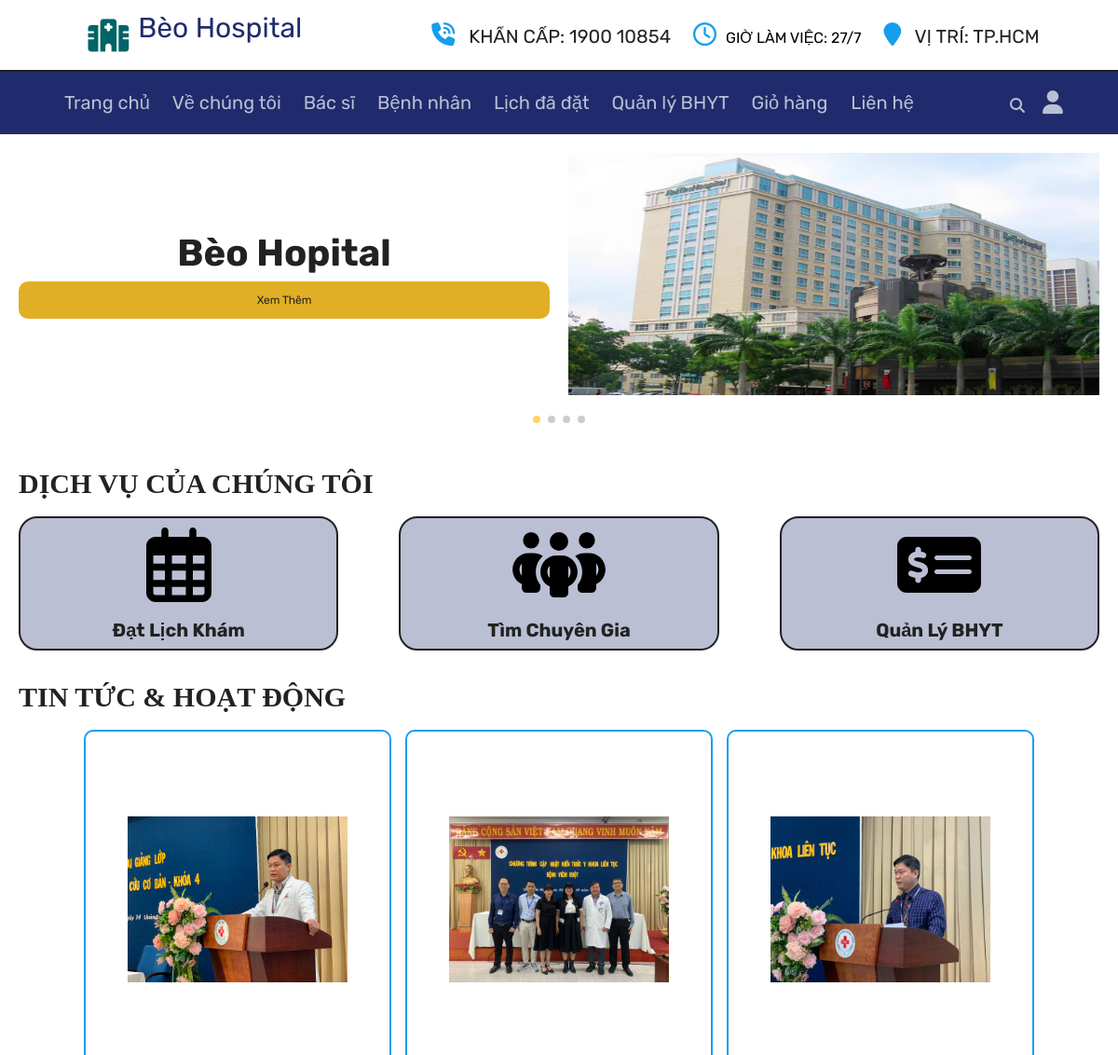
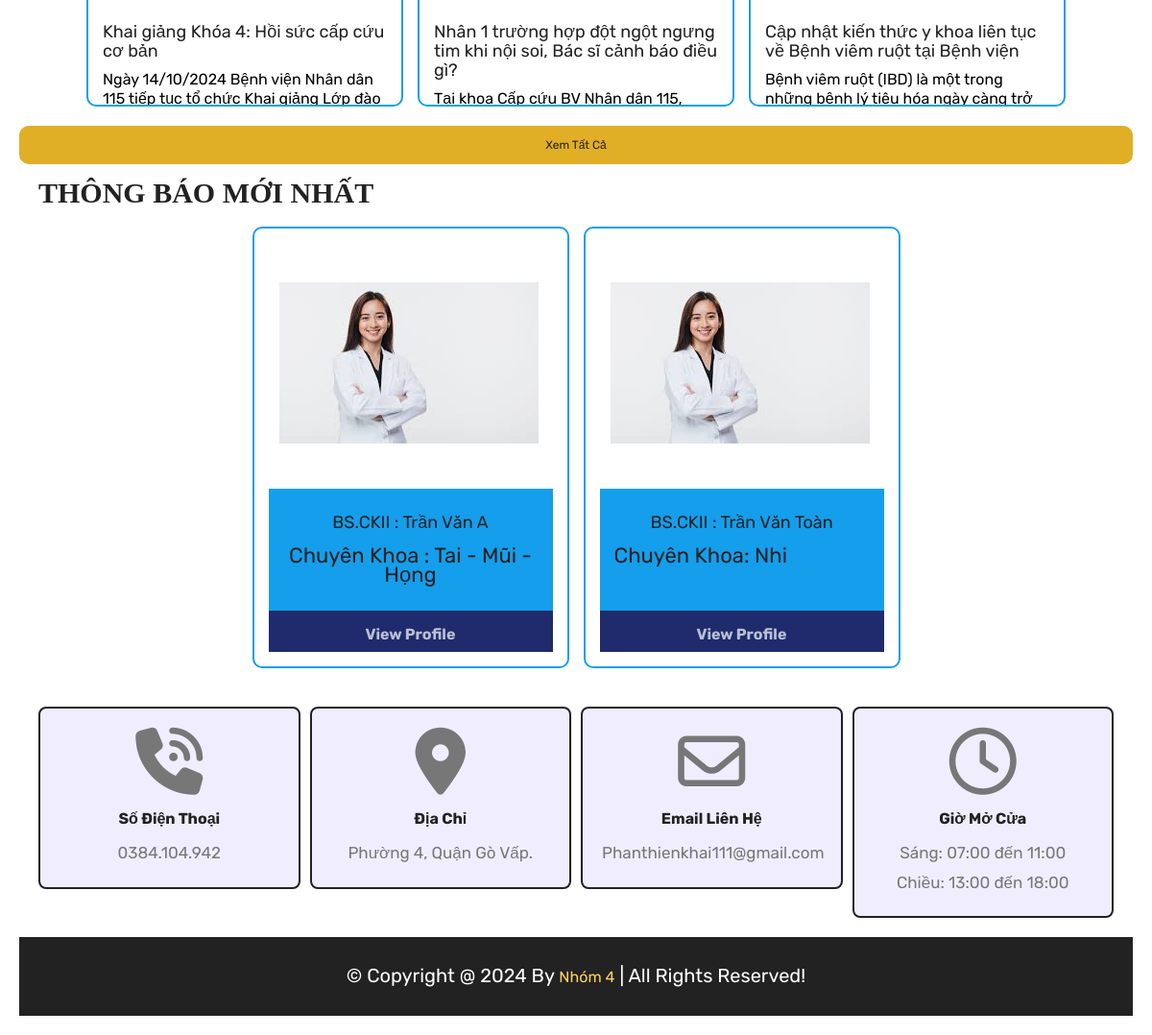
The app's page /home.php with its own data (2 pictures, top to bottom).
### tables this page shows
CREATE TABLE `tintuc` (
  `id` int(1) NOT NULL,
  `imge` text NOT NULL,
  `name` text NOT NULL,
  `name1` text NOT NULL
);

CREATE TABLE `bacsi` (
  `id` int(11) NOT NULL,
  `imge` text NOT NULL,
  `ten` text NOT NULL,
  `chuyenkhoa` text NOT NULL
);

### home.php (the view, shortened to what this page needs)
<?php
include 'components/connect.php';
?>
<!DOCTYPE html>
<html lang="en">
<head>
   <link rel="stylesheet" href="https://unpkg.com/swiper@8/swiper-bundle.min.css" />
   <link rel="stylesheet" href="https://cdnjs.cloudflare.com/ajax/libs/font-awesome/6.1.1/css/all.min.css">
   <link rel="stylesheet" href="css/style.css">
</head>
<body>
   <?php include 'components/user_header.php'; ?>
   <section class="hero">
      <div class="swiper hero-slider">
         <div class="swiper-wrapper">
            <div class="swiper-slide slide">
               <div class="content">
                  <h3>Bèo Hopital</h3>
                  <a href="./product.php" class="btn">Xem thêm</a>
               </div>
               <div class="image">
                  <img src="imgs/Raffles_Hospital.png" alt="">
               </div>
            </div>
            <div class="swiper-slide slide">
               <div class="content">
                  <h4>TỰ HÀO LÀ BỆNH VIỆN ĐA KHOA HẠNG I</h4>
                  <a href="./product.php" class="btn">Xem thêm</a>
               </div>
               <div class="image">
                  <img src="imgs/cover-home-6.jpg" alt="">
               </div>
            </div>
            <div class="swiper-slide slide">
               <div class="content">
                  <h4>"THÂN THIỆN ĐỊNH HƯỚNG HIỆN ĐẠI" <br>LÀ CHÂM NGÔN CỦA BỆNH VIỆN</h4>
                  <a href="./product.php" class="btn">Xem thêm</a>
               </div>
               <div class="image">
                  <img src="imgs/cover-home-5.jpg" alt="">
               </div>
            </div>
            <div class="swiper-slide slide">
               <div class="content">
                  <h4>TRANG THIẾT BỊ - CƠ SỞ VẬT CHẤT HIỆN ĐẠI <br> ĐÁP ỨNG NHU CẦU BỆNH NHÂN </h4>
                  <a href="./product.php" class="btn">Xem thêm</a>
               </div>
               <div class="image">
                  <img src="imgs/cover-home-3.jpg " alt="">
               </div>
            </div>
         </div>
         <div class="swiper-pagination"></div>
      </div>
   </section>
   <section class="category">
      <h1 class="title">DỊCH VỤ CỦA CHÚNG TÔI</h1>
      <div class="box-container">
         <a href="datlich.php" class="box">
            <img src="imgs/calendar-days-regular.svg" class="icon_svg" alt="">
            <h3>Đạt lịch khám</h3>
         </a>
         <a href="category.php?category=acer" class="box">
            <img src="imgs/people-group-solid.svg" alt="">
            <h3>Tìm Chuyên Gia</h3>
         </a>
         <a href="category.php?category=msi" class="box">
            <img src="imgs/money-check-dollar-solid.svg" alt="">
            <h3>Quản lý BHYT</h3>
         </a>
      </div>
   </section>
   <section class="products">
      <h1 class="title">TIN TỨC & HOẠT ĐỘNG</h1>
      <div class="box-container">
         <?php
         $select_products = $conn->prepare("SELECT * FROM `tintuc` LIMIT 6");
         $select_products->execute();
         if ($select_products->rowCount() > 0) {
            while ($fetch_products = $select_products->fetch(PDO::FETCH_ASSOC)) {
               ?>
               <form action="" method="post" class="box">
                  <img src="uploaded_img/<?= $fetch_products['imge']; ?>" alt="">
                  <div class="name">
                     <?= $fetch_products['name']; ?>
                  </div>
                  <div class="new">
                     <?= $fetch_products['name1']; ?>
                  </div>
               </form>
               <?php
            }
         } else {
            echo '<p class="empty">Không có thoong tin để hiển thị!</p>';
         }
         ?>
      </div>
      <div class="more-btn">
         <a href="./product.php" class="btn">Xem tất cả</a>
      </div>
      <section class="content">
         <h1 class="title">THÔNG BÁO MỚI NHẤT</h1>
         <div class="box-container">
            <?php
            $select_products = $conn->prepare("SELECT * FROM `bacsi` LIMIT 6");
            $select_products->execute();
            if ($select_products->rowCount() > 0) {
               while ($fetch_products = $select_products->fetch(PDO::FETCH_ASSOC)) {
                  ?>
                  <form action="" method="post" class="box">
                     <div class="image"  >
                        <img id="img"src="uploaded_img/<?= $fetch_products['imge']; ?>" alt="">
                     </div>
                     <div class="name-flex"  >
                        <div class="name">
                           <?= $fetch_products['ten']; ?>
                        </div>
                        <div class="flex">
                           <div class="price">
                              <?= $fetch_products['chuyenkhoa']; ?>
                           </div>
                        </div>
                     </div>
                     <div class="profile" >
                  <h1>View Profile</h1>
                  </div>
                  </form>
                  <?php
               }
            } else {
               echo '<p class="empty">Không có sản phẩm để hiển thị!</p>';
            }
            ?>
         </div>
      </section>
      <?php include 'components/footer.php'; ?>
</body>
</html>

### css/style.css (style rules this page uses)
:root { --pink: #FFD460; --red: #e74c3c; --white: #fff; --black: #222; --light-color: #777; --light-orange: #e1af25; --green: #159EEC; --grey: #016466; --border-service: .25rem solid var(--green); --border: .2rem solid var(--black); --blue: #1F2B6C; --ble-gr: #BABFD3; --original: #F0EEFE; }
.btn { width: 100%; padding: 12px; background-color: #0066cc; color: white; border: none; border-radius: 5px; cursor: pointer; }
* { font-family: 'Rubik', sans-serif; margin: 0; padding: 0; box-sizing: border-box; outline: none; border: none; text-decoration: none; font-size: 1.6rem; line-height: 2rem; }
html { font-size: 62.5%; overflow-x: hidden; scroll-behavior: smooth; stop-opacity: 7rem; }
section { margin: 0 auto; max-width: 1200px; padding: 2rem; }
.title { text-align: justify; margin-bottom: 2.5rem; font-size: 3rem; color: var(--black); text-transform: uppercase; text-decoration: none; text-underline-offset: 1rem; font-family: serif; border-bottom: var(--grey); }
.btn, .delete-btn { margin-top: 1rem; display: inline-block; font-size: 12px; padding: 1rem 3rem; cursor: pointer; text-transform: capitalize; transition: .2s linear; }
.btn { background-color: var(--light-orange); color: var(--black); border-radius: 1rem; }
.hero .slide { display: flex; align-items: center; flex-wrap: wrap-reverse; gap: 2rem; margin-bottom: 4rem; }
.hero .slide .image { flex: 1 1 40rem; }
.hero .slide .image img { width: 100%; height: 26rem; }
.hero .slide .content { flex: 1 1 40rem; text-align: center; }
.hero .slide .content h3 { margin: 1rem 0; font-size: 4rem; color: var(--black); text-transform: capitalize; }
.category .box-container { display: grid; grid-template-columns: repeat(auto-fit, minmax(27rem, 1fr)); gap: 6.5rem; align-items: flex-start; }
.category .box-container .box { border: var(--border); padding: 1rem; text-align: center; border-radius: 2rem; background: var(--ble-gr) }
.category .box-container .box img { width: 100%; height: 8rem; object-fit: contain; fill: rgb(114, 52, 52); }
.category .box-container .box h3 { font-size: 2rem; margin-top: 1.5rem; color: var(--black); text-transform: capitalize; }
.products .box-container { display: grid; grid-template-columns: repeat(auto-fit, 33rem); justify-content: center; align-items: flex-start; gap: 1.5rem; }
.products .box-container .box { border: var(--border-service); padding: 1.5rem; position: relative; overflow: hidden; border-radius: 1rem; height: 46rem; }
.products .box-container .box img { height: 33rem; width: 80%; object-fit: contain; margin-bottom: 1rem; margin-left: 10%; }
.products .box-container .box .image { height: 60%; }
.products .box-container .box #img { height: 25rem; width: 91%; object-fit: none; margin-left: 4%; }
.products .box-container .box .name-flex { height: 30%; background: var(--green); text-align: center; padding: inherit; }
.products .box-container .box .name { font-size: 1.8rem; color: var(--black); margin: 1rem 0; }
.products .box-container .box .flex { display: flex; align-items: center; gap: 1rem; margin-top: 1.5rem; }
.products .box-container .box .flex .price { margin-right: auto; font-size: 2.2rem; color: var(--black); text-align: center; }
.products .box-container .box .profile { height: 10%; background: var(--blue); text-align: center; padding: inherit; }
.products .box-container .box .profile h1 { color: var(--ble-gr); }
.products .more-btn { margin-top: 1rem; text-align: center; }

### records on screen
tintuc: imge (picture), name "Khai giảng Khóa 4: Hồi sức cấp cứu cơ bản", name1 "Ngày 14/10/2024 Bệnh viện Nhân dân 115 tiếp tục tổ chức Khai giảng Lớp đào…"
tintuc: imge (picture), name "Nhân 1 trường hợp đột ngột ngưng tim khi nội soi, Bác sĩ cảnh báo điều gì?", name1 "Tại khoa Cấp cứu BV Nhân dân 115,…"
tintuc: imge (picture), name "Cập nhật kiến thức y khoa liên tục về Bệnh viêm ruột tại Bệnh viện", name1 "Bệnh viêm ruột (IBD) là một trong những bệnh lý tiêu hóa ngày càng trở…"
bacsi: imge (picture), ten "BS.CKII : Trần Văn A", chuyenkhoa "Chuyên Khoa : Tai - Mũi - Họng"
bacsi: imge (picture), ten "BS.CKII : Trần Văn Toàn", chuyenkhoa "Chuyên Khoa: Nhi"
